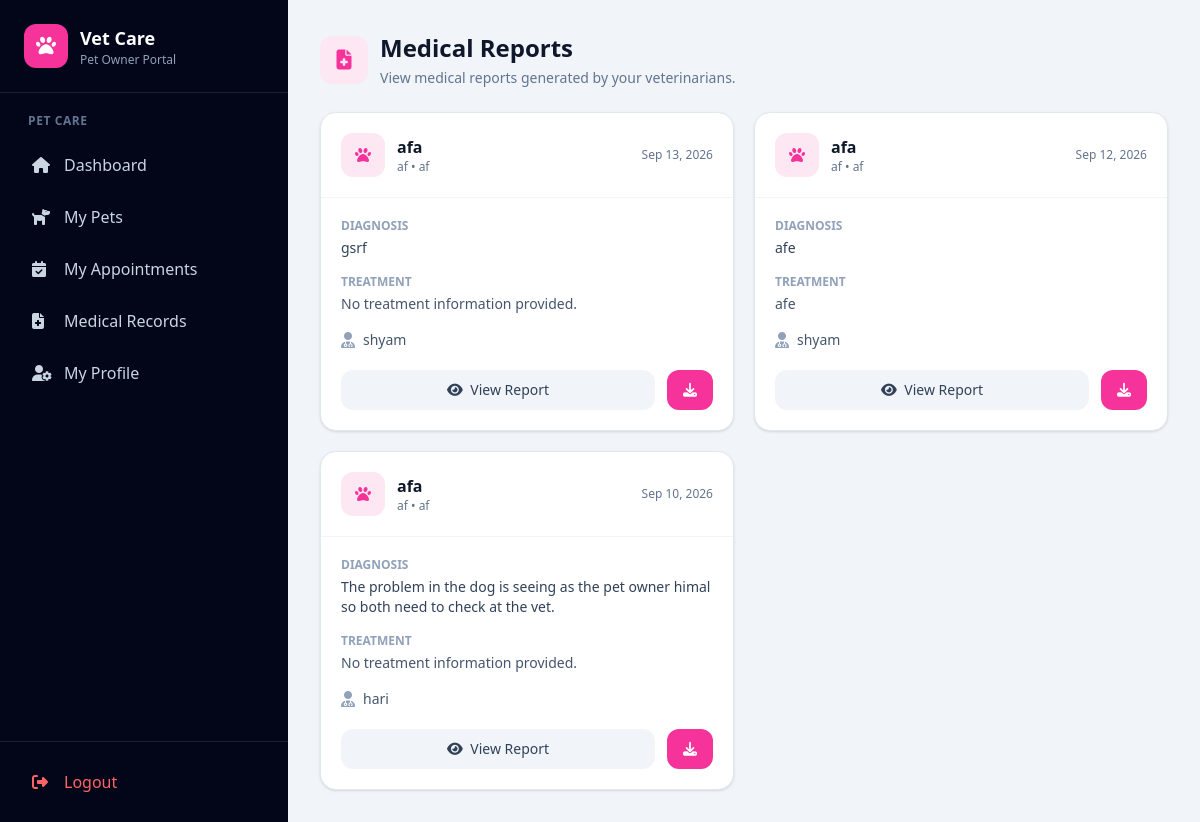
The page /medical/medical-records/ (signed in) on the database its author committed.
### medical/models.py (models this page shows, shortened)
class MedicalRecord(models.Model):
    animal = models.ForeignKey(
        Animal,
        on_delete=models.CASCADE,
        related_name="medical_records"
    )
    veterinarian = models.ForeignKey(
        VeterinarianProfile,
        on_delete=models.SET_NULL,
        null=True,
        related_name="medical_records"
    )
    appointment = models.ForeignKey(
        "appointment.Appointment",
        on_delete=models.SET_NULL,
        null=True,
        blank=True,
        related_name="medical_records"
    )
    diagnosis = models.TextField()
    symptoms = models.TextField(
        blank=True,
        null=True
    )
    treatment = models.TextField(
        blank=True,
        null=True
    )
    notes = models.TextField(
        blank=True,
        null=True
    )
    record_date = models.DateField()
    created_at = models.DateTimeField(
        auto_now_add=True
    )
    updated_at = models.DateTimeField(
        auto_now=True
    )
    class Meta:
        ordering = ["-record_date"]
        verbose_name = "Medical Record"
        verbose_name_plural = "Medical Records"

### animal/models.py (models this page shows, shortened)
class Animal(models.Model):
    owner = models.ForeignKey(
        User,
        on_delete=models.CASCADE,
        related_name="animals",
        null=True,
        blank=True
    )
    name = models.CharField(max_length=100)
    species = models.CharField(max_length=100)
    breed = models.CharField(
        max_length=100,
        blank=True,
        null=True
    )
    age = models.PositiveIntegerField(
        blank=True,
        null=True
    )
    created_at = models.DateTimeField(
        auto_now_add=True
    )

### account/models.py (models this page shows, shortened)
class VeterinarianProfile(models.Model):
    user = models.OneToOneField(
        User,
        on_delete=models.CASCADE,
        related_name="veterinarian_profile",
        limit_choices_to={"role": User.VETERINARIAN}
    )
    license_number = models.CharField(
        max_length=100,
        unique=True
    )
    specialization = models.CharField(
        max_length=150,
        blank=True,
        null=True
    )
    qualification = models.CharField(
        max_length=200,
        blank=True,
        null=True
    )
    experience_years = models.PositiveIntegerField(
        default=0
    )
    joined_date = models.DateField(
        blank=True,
        null=True
    )

class User(AbstractUser):
    ADMIN = "ADMIN"
    VETERINARIAN = "VETERINARIAN"
    PET_OWNER = "PET_OWNER"
    ROLE_CHOICES = [
        (ADMIN, "Admin"),
        (VETERINARIAN, "Veterinarian"),
        (PET_OWNER, "Pet Owner"),
    ]
    role = models.CharField(
        max_length=20,
        choices=ROLE_CHOICES,
        default=PET_OWNER
    )
    phone = models.CharField(
        max_length=15,
        blank=True,
        null=True
    )
    address = models.TextField(
        blank=True,
        null=True
    )
    created_at = models.DateTimeField(
        auto_now_add=True
    )
    updated_at = models.DateTimeField(
        auto_now=True
    )

### medical/views.py (the view)
@login_required
def owner_medical_records(request):
    if request.user.role != User.PET_OWNER:
        messages.error(
            request,
            "You are not authorized to view medical reports."
        )
        return redirect("dashboard")
    medical_records = (
        MedicalRecord.objects
        .filter(animal__owner=request.user)
        .select_related(
            "animal",
            "veterinarian",
            "appointment"
        )
        .prefetch_related("prescriptions")
        .order_by("-record_date", "-id")
    )
    return render(
        request,
        "medical/owner_medical_records.html",
        {
            "medical_records": medical_records
        }
    )

### medical/templates/medical/owner_medical_records.html (shortened to what this page needs)
{% extends "ownerbase.html" %}
{% block content %}
<div class="max-w-7xl mx-auto">
    <div class="flex flex-col sm:flex-row
                sm:items-center
                sm:justify-between
                gap-4 mb-6">
        <div>
            <div class="flex items-center gap-3">
                <div class="w-12 h-12
                            rounded-xl
                            bg-pink-100
                            text-pink-500
                            flex items-center justify-center">
                    <i class="fa-solid fa-file-medical text-xl"></i>
                </div>
                <div>
                    <h1 class="text-2xl font-bold text-slate-900">
                        Medical Reports
                    </h1>
                    <p class="text-sm text-slate-500 mt-1">
                        View medical reports generated by your veterinarians.
                    </p>
                </div>
            </div>
        </div>
    </div>
    {% if medical_records %}
        <div class="grid grid-cols-1 lg:grid-cols-2
                    xl:grid-cols-3 gap-5">
            {% for record in medical_records %}
                <div class="bg-white
                            rounded-2xl
                            border border-slate-200
                            shadow-sm
                            overflow-hidden">
                    <div class="p-5
                                border-b border-slate-100">
                        <div class="flex items-center
                                    justify-between gap-3">
                            <div class="flex items-center gap-3">
                                <div class="w-11 h-11
                                            rounded-xl
                                            bg-pink-100
                                            text-pink-500
                                            flex items-center justify-center">
                                    <i class="fa-solid fa-paw"></i>
                                </div>
                                <div>
                                    <h2 class="font-bold
                                               text-slate-900">
                                        {{ record.animal.name }}
                                    </h2>
                                    <p class="text-xs
                                              text-slate-500">
                                        {{ record.animal.species }}
                                        {% if record.animal.breed %}
                                            • {{ record.animal.breed }}
                                        {% endif %}
                                    </p>
                                </div>
                            </div>
                            <span class="text-xs
                                         text-slate-500
                                         whitespace-nowrap">
                                {{ record.record_date|date:"M d, Y" }}
                            </span>
                        </div>
                    </div>
                    <div class="p-5 space-y-4">
                        <div>
                            <p class="text-xs
                                      font-semibold
                                      uppercase
                                      text-slate-400">
                                Diagnosis
                            </p>
                            <p class="text-sm
                                      text-slate-700
                                      mt-1">
                                {{ record.diagnosis }}
                            </p>
                        </div>
                        <div>
                            <p class="text-xs
                                      font-semibold
                                      uppercase
                                      text-slate-400">
                                Treatment
                            </p>
                            <p class="text-sm
                                      text-slate-600
                                      mt-1
                                      line-clamp-2">
                                {{ record.treatment|default:"No treatment information provided." }}
                            </p>
                        </div>
                        <div class="flex items-center gap-2">
                            <i class="fa-solid fa-user-doctor
                                      text-slate-400"></i>
                            <span class="text-sm text-slate-600">
                                {% if record.veterinarian %}
                                    {{ record.veterinarian.user.get_full_name|default:record.veterinarian.user.username }}
                                {% else %}
                                    Veterinarian not assigned
                                {% endif %}
                            </span>
                        </div>
                    </div>
                    <div class="px-5 pb-5
                                flex gap-3">
                        <a
                            href="{% url 'owner-medical-detail' record.id %}"
                            class="flex-1
                                   text-center
                                   px-4 py-2.5
                                   rounded-xl
                                   bg-slate-100
                                   text-slate-700
                                   text-sm
                                   font-medium
                                   hover:bg-slate-200">
                            <i class="fa-solid fa-eye mr-1"></i>
                            View Report
                        </a>
                        <a
                            href="{% url 'download-medical-report' record.id %}"
                            class="px-4 py-2.5
                                   rounded-xl
                                   bg-pink-500
                                   text-white
                                   text-sm
                                   font-medium
                                   hover:bg-pink-600">
                            <i class="fa-solid fa-download"></i>
                        </a>
                    </div>
                </div>
            {% endfor %}
        </div>
    {% endif %}
</div>
{% endblock %}

### rows shown on the page
MedicalRecord: animal.name "afa", animal.species "af", animal.breed "af", record_date "Sep 13, 2026", diagnosis "gsrf", treatment "No treatment information provided.", veterinarian.user.get_full_name "shyam"
MedicalRecord: animal.name "afa", animal.species "af", animal.breed "af", record_date "Sep 12, 2026", diagnosis "afe", treatment "afe", veterinarian.user.get_full_name "shyam"
MedicalRecord: animal.name "afa", animal.species "af", animal.breed "af", record_date "Sep 10, 2026", diagnosis "The problem in the dog is seeing as the pet owner himal so both need to check at the vet.", treatment "No treatment information provided.", veterinarian.user.get_full_name "hari"
